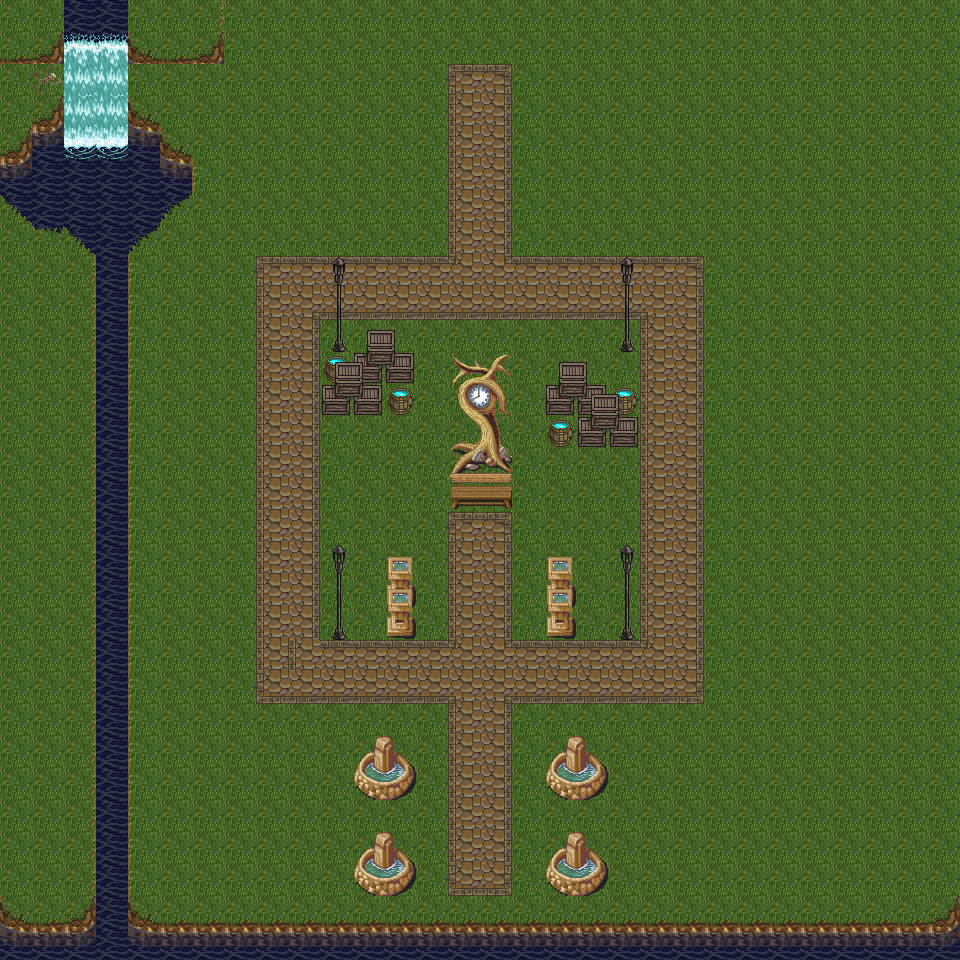

Below is a game level as drawn by its tile map, then a one-line description and the .tmx that defines it (tile-layer data replaced by summaries):
An orthogonal 30x30 tile map with 32x32 px tiles, 4 tile layers (Grass, Road, Decor 1, Decor2).

<map version="1.10" tiledversion="1.11.2" orientation="orthogonal" renderorder="right-down" width="30" height="30" tilewidth="32" tileheight="32" infinite="0" nextlayerid="9" nextobjectid="1">
 <tileset firstgid="1" source="Castle2.tsx" />
 <layer id="1" name="Grass" width="30" height="30">
  <data>[900 cells, 900 non-empty, 7 distinct tile ids]</data>
 </layer>
 <layer id="6" name="Road" width="30" height="30">
  <data>[900 cells, 235 non-empty, 27 distinct tile ids]</data>
 </layer>
 <layer id="7" name="Decor 1" width="30" height="30">
  <data>[900 cells, 50 non-empty, 22 distinct tile ids]</data>
 </layer>
 <layer id="8" name="Decor2" width="30" height="30">
  <data>[900 cells, 19 non-empty, 12 distinct tile ids]</data>
 </layer>
</map>
